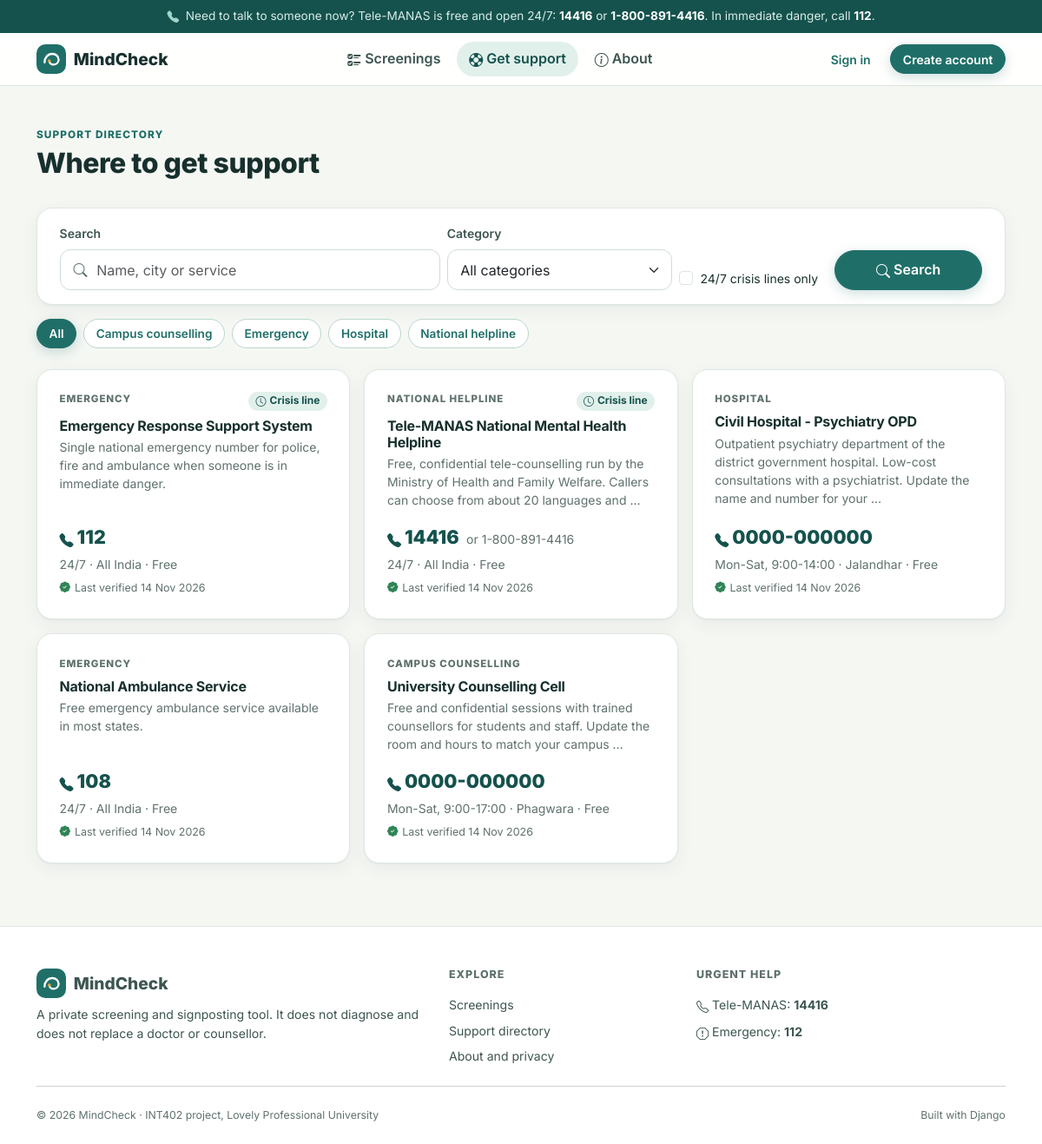
Page /resources/ on the committed database.
### resources/models.py (models this page shows, shortened)
class ResourceCategory(models.Model):
    name = models.CharField(max_length=60, unique=True)
    slug = models.SlugField(max_length=60, unique=True)
    description = models.CharField(max_length=200, blank=True)
    class Meta:
        ordering = ["name"]
        verbose_name_plural = "resource categories"
    def __str__(self):
        return self.name

class Resource(models.Model):
    name = models.CharField(max_length=120)
    category = models.ForeignKey(ResourceCategory, on_delete=models.PROTECT, related_name="resources")
    description = models.TextField()
    phone = models.CharField(max_length=20, validators=[phone_validator])
    alt_phone = models.CharField(max_length=20, blank=True, validators=[phone_validator])
    location = models.CharField(max_length=150, blank=True)
    city = models.CharField(max_length=60, default="All India")
    hours = models.CharField(max_length=80, default="24/7")
    website = models.URLField(blank=True)
    is_free = models.BooleanField(default=True)
    is_crisis_line = models.BooleanField(
        default=False, help_text="Shown on the crisis support screen and high-band results."
    )
    last_verified = models.DateField(help_text="Date the phone number and details were last checked.")
    created_by = models.ForeignKey(
        settings.AUTH_USER_MODEL, on_delete=models.SET_NULL, null=True, blank=True,
        related_name="resources_added",
    )
    updated_at = models.DateTimeField(auto_now=True)
    class Meta:
        ordering = ["-is_crisis_line", "name"]
        constraints = [
            models.UniqueConstraint(fields=["name", "city"], name="unique_resource_name_per_city"),
        ]
    def get_absolute_url(self):
        return reverse("resources:detail", kwargs={"pk": self.pk})

### resources/views.py (the view, shortened to what this page needs)
# urls.py: path("", views.resource_list, name="list"),
def resource_list(request, category_slug=None):
    resources = Resource.objects.select_related("category")
    category = None
    if category_slug:
        category = get_object_or_404(ResourceCategory, slug=category_slug)
        resources = resources.filter(category=category)
    form = ResourceSearchForm(request.GET or None)
    query = ""
    page = Paginator(resources, 6).get_page(request.GET.get("page"))
    params = request.GET.copy()
    params.pop("page", None)
    return render(request, "resources/list.html", {
        "page_obj": page, "form": form, "query": query, "category": category,
        "categories": ResourceCategory.objects.all(), "querystring": params.urlencode(),
    })

### resources/forms.py
class ResourceSearchForm(forms.Form):
    q = forms.CharField(required=False, max_length=80, label="Search",
                        widget=forms.TextInput(attrs={"class": "form-control", "placeholder": "Name, city or service"}))
    category = forms.ModelChoiceField(
        queryset=ResourceCategory.objects.all(), required=False, empty_label="All categories",
        to_field_name="slug", widget=forms.Select(attrs={"class": "form-select"}),
    )
    crisis_only = forms.BooleanField(required=False, label="24/7 crisis lines only",
                                     widget=forms.CheckboxInput(attrs={"class": "form-check-input"}))

### screening/context_processors.py (called while the page is built)
def site_context(request):
    user = request.user
    is_counsellor = bool(
        user.is_authenticated and hasattr(user, "profile") and user.profile.is_counsellor
    )
    return {
        "SITE_NAME": "MindCheck",
        "HELPLINE_NAME": "Tele-MANAS",
        "HELPLINE_NUMBER": "14416",
        "HELPLINE_ALT": "1-800-891-4416",
        "is_counsellor": is_counsellor,
    }

### templates/resources/list.html (shortened to what this page needs)
{% extends "base.html" %}
{% load mindcheck_tags %}
{% block content %}
<div class="d-flex flex-wrap justify-content-between align-items-end gap-2 page-head">
  <div>
    <p class="eyebrow mb-1">Support directory</p>
    <h1 class="h2 mb-1">{% if category %}{{ category.name }}{% else %}Where to get support{% endif %}</h1>
  </div>
</div>
<form method="get" action="{% url 'resources:list' %}" class="mc-card mb-3 py-3">
  <div class="row g-2 align-items-end">
    <div class="col-md-5">
      <label class="form-label small fw-semibold" for="{{ form.q.id_for_label }}">Search</label>
      <div class="search-bar"><i class="bi bi-search"></i>{{ form.q }}</div>
    </div>
    <div class="col-md-3">
      <label class="form-label small fw-semibold" for="{{ form.category.id_for_label }}">Category</label>
      {{ form.category }}
    </div>
    <div class="col-md-2">
      <div class="form-check mt-2">{{ form.crisis_only }}
        <label class="form-check-label small" for="{{ form.crisis_only.id_for_label }}">{{ form.crisis_only.label }}</label></div>
    </div>
    <div class="col-md-2 d-flex gap-2">
      <button type="submit" class="btn btn-primary flex-fill"><i class="bi bi-search me-1"></i>Search</button>
    </div>
  </div>
</form>
<div class="d-flex flex-wrap gap-2 mb-4 filter-chips">
  <a href="{% url 'resources:list' %}" class="btn btn-sm {% if not category %}btn-primary{% else %}btn-outline-primary{% endif %}">All</a>
  {% for c in categories %}
    <a href="{% url 'resources:by_category' c.slug %}" class="btn btn-sm {% if category and category.pk == c.pk %}btn-primary{% else %}btn-outline-primary{% endif %}">{{ c.name }}</a>
  {% endfor %}
</div>
<div class="row g-3">
  {% for resource in page_obj %}
    <div class="col-md-6 col-lg-4">{% include "partials/resource_card.html" %}</div>
  {% empty %}
    <div class="col-12"><div class="mc-card text-center mc-muted py-5"><i class="bi bi-search fs-2 d-block mb-2"></i>No resources match your search. Try another word, or call {{ HELPLINE_NAME }} on {{ HELPLINE_NUMBER }}.</div></div>
  {% endfor %}
</div>
{% endblock %}

### templates/partials/resource_card.html
<div class="mc-card mc-card-hover resource-card">
  <div class="d-flex justify-content-between align-items-start gap-2 mb-2">
    <span class="category">{{ resource.category.name }}</span>
    {% if resource.is_crisis_line %}<span class="badge badge-crisis"><i class="bi bi-clock me-1"></i>Crisis line</span>{% endif %}
  </div>
  <h3 class="h6 fw-bold mb-1"><a href="{{ resource.get_absolute_url }}" class="text-decoration-none">{{ resource.name }}</a></h3>
  <p class="small mc-muted mb-3">{{ resource.description|truncatewords:20 }}</p>
  <div class="mt-auto">
    <a class="phone" href="tel:{{ resource.phone|cut:'-'|cut:' ' }}"><i class="bi bi-telephone-fill me-1 fs-6"></i>{{ resource.phone }}</a>
    {% if resource.alt_phone %}<span class="small mc-muted ms-1">or {{ resource.alt_phone }}</span>{% endif %}
    <div class="small mc-muted mt-1">{{ resource.hours }} · {{ resource.city }}{% if resource.is_free %} · Free{% endif %}</div>
    <div class="verified mt-2"><i class="bi bi-patch-check-fill"></i>Last verified {{ resource.last_verified|date:"j M Y" }}</div>
  </div>
</div>

### static/css/style.css (style rules this page uses)
:root { --mc-ink: #17302d; --mc-ink-soft: #3d5551; --mc-muted: #5f716e; --mc-bg: #f5f7f3; --mc-surface: #ffffff; --mc-primary: #1f6f68; --mc-primary-dark: #15524d; --mc-primary-soft: #e2f0ec; --mc-primary-tint: #f0f7f4; --mc-accent: #e8a33d; --mc-accent-soft: #fdf3e2; --mc-border: #dfe7e3; --mc-low: #2f8456; --mc-mild: #a7801a; --mc-moderate: #c0632a; --mc-high: #b23d33; --mc-radius: 18px; --mc-radius-sm: 12px; --mc-shadow: 0 1px 2px rgba(23, 48, 45, .04), 0 6px 20px rgba(23, 48, 45, .06); --mc-shadow-lg: 0 2px 4px rgba(23, 48, 45, .05), 0 16px 40px rgba(23, 48, 45, .10); --bs-body-font-family: "Inter", "Segoe UI", system-ui, -apple-system, Roboto, Arial, sans-serif; }
body { background: var(--mc-bg); color: var(--mc-ink); font-family: var(--bs-body-font-family); font-feature-settings: "cv11", "ss01"; -webkit-font-smoothing: antialiased; min-height: 100vh; display: flex; flex-direction: column; }
h1, h2, h3, h4, h5, h6, .h1, .h2, .h3, .h4, .h5, .h6 { color: var(--mc-ink); letter-spacing: -.015em; }
a { color: var(--mc-primary); text-underline-offset: 3px; }
.text-muted, .mc-muted { color: var(--mc-muted) !important; }
.bi { vertical-align: -.125em; }
.btn { border-radius: 999px; font-weight: 600; padding: .55rem 1.15rem; }
.btn-sm { padding: .35rem .85rem; }
.btn-primary { --bs-btn-bg: var(--mc-primary); --bs-btn-border-color: var(--mc-primary); --bs-btn-hover-bg: var(--mc-primary-dark); --bs-btn-hover-border-color: var(--mc-primary-dark); --bs-btn-active-bg: var(--mc-primary-dark); --bs-btn-active-border-color: var(--mc-primary-dark); --bs-btn-disabled-bg: var(--mc-primary); --bs-btn-disabled-border-color: var(--mc-primary); box-shadow: 0 4px 14px rgba(31, 111, 104, .22); }
.btn-outline-primary { --bs-btn-color: var(--mc-primary); --bs-btn-border-color: #b9d6cf; --bs-btn-hover-bg: var(--mc-primary-soft); --bs-btn-hover-color: var(--mc-primary-dark); --bs-btn-hover-border-color: var(--mc-primary); --bs-btn-active-bg: var(--mc-primary-soft); --bs-btn-active-color: var(--mc-primary-dark); background: var(--mc-surface); }
.form-control, .form-select { border-radius: var(--mc-radius-sm); border-color: #cfdcd7; padding: .65rem .9rem; }
.form-label { color: var(--mc-ink-soft); }
.mc-card { background: var(--mc-surface); border: 1px solid var(--mc-border); border-radius: var(--mc-radius); padding: 1.6rem; box-shadow: var(--mc-shadow); }
.mc-card-hover { transition: transform .18s ease, box-shadow .18s ease, border-color .18s ease; }
.eyebrow { text-transform: uppercase; letter-spacing: .09em; font-size: .74rem; font-weight: 800; color: var(--mc-primary); }
.page-head { margin-bottom: 1.75rem; }
.page-head h1 { font-weight: 800; }
.resource-card { display: flex; flex-direction: column; height: 100%; }
.resource-card .category { font-size: .72rem; text-transform: uppercase; letter-spacing: .08em; color: var(--mc-muted); font-weight: 800; }
.resource-card h3 a { color: var(--mc-ink); }
.resource-card .phone { font-weight: 850; font-size: 1.35rem; text-decoration: none; color: var(--mc-primary-dark); }
.badge-crisis { background: var(--mc-primary-soft); color: var(--mc-primary-dark); font-weight: 700; border-radius: 999px; padding: .35em .7em; }
.verified { font-size: .78rem; color: var(--mc-muted); display: inline-flex; align-items: center; gap: .3rem; }
.verified .bi { color: var(--mc-low); }
.filter-chips .btn { font-size: .85rem; }
.search-bar { position: relative; }
.search-bar .bi { position: absolute; left: 1rem; top: 50%; transform: translateY(-50%); color: var(--mc-muted); }
.search-bar input { padding-left: 2.6rem; }

### rows in the picture
ResourceCategory: name "Campus counselling"
ResourceCategory: name "Emergency"
ResourceCategory: name "Hospital"
ResourceCategory: name "National helpline"
Resource: category.name "EMERGENCY", is_crisis_line True (drawn), name "Emergency Response Support System", description "Single national emergency number for police, fire and ambulance when someone is in immediate danger.", phone "112", hours "24/7", city "All India", is_free "· Free", last_verified "14 Nov 2026"
Resource: category.name "NATIONAL HELPLINE", is_crisis_line True (drawn), name "Tele-MANAS National Mental Health Helpline", description "Free, confidential tele-counselling run by the Ministry of Health and Family Welfare. Callers can choose from about 20 languages and …", phone "14416", alt_phone "1-800-891-4416", hours "24/7", city "All India", is_free "· Free", last_verified "14 Nov 2026"
Resource: category.name "HOSPITAL", name "Civil Hospital - Psychiatry OPD", description "Outpatient psychiatry department of the district government hospital. Low-cost consultations with a psychiatrist. Update the name and number for your …", phone "0000-000000", hours "Mon-Sat, 9:00-14:00", city "Jalandhar", is_free "· Free", last_verified "14 Nov 2026"
Resource: category.name "EMERGENCY", name "National Ambulance Service", description "Free emergency ambulance service available in most states.", phone "108", hours "24/7", city "All India", is_free "· Free", last_verified "14 Nov 2026"
Resource: category.name "CAMPUS COUNSELLING", name "University Counselling Cell", description "Free and confidential sessions with trained counsellors for students and staff. Update the room and hours to match your campus …", phone "0000-000000", hours "Mon-Sat, 9:00-17:00", city "Phagwara", is_free "· Free", last_verified "14 Nov 2026"

### other values in the picture
{{ HELPLINE_NAME }} "Tele-MANAS"
{{ HELPLINE_NUMBER }} "14416"
{{ HELPLINE_ALT }} "1-800-891-4416"
{{ SITE_NAME }} "MindCheck"
